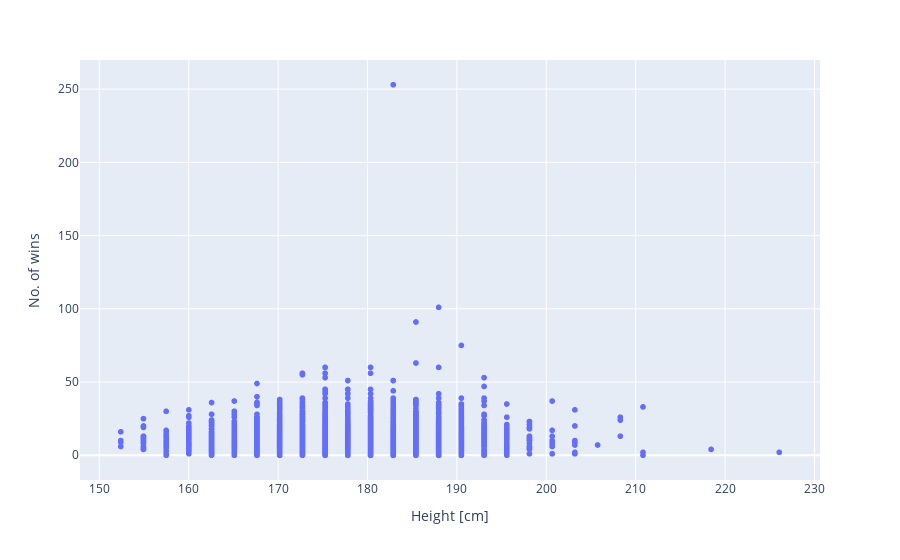

The cell this chart's notebook holds for it:
### Markdown cell above
### Finding the relation between height and winning fights

### Code cell
fig3 = px.scatter(df, x="height_cm", y="wins",
                 labels = {"height_cm": "Height [cm]", "wins": "No. of wins"}) 
fig3.show()

### Figure 1 — Plotly figure (JSON) as saved in the notebook; plotly's stock layout.template omitted (floating-point values rounded to 4 significant figures; data arrays with more than 128 entries replaced by an {"elided": "..."} marker saying what was removed)
{"data": [{"hovertemplate": "Height [cm]=%{x}<br>No. of wins=%{y}<extra></extra>", "legendgroup": "", "marker": {"color": "#636efa", "symbol": "circle"}, "mode": "markers", "name": "", "showlegend": false, "type": "scattergl", "x": {"elided": "4111 float values"}, "xaxis": "x", "y": {"elided": "4111 int values"}, "yaxis": "y"}], "layout": {"legend": {"tracegroupgap": 0}, "margin": {"t": 60}, "xaxis": {"anchor": "y", "domain": [0, 1], "title": {"text": "Height [cm]"}}, "yaxis": {"anchor": "x", "domain": [0, 1], "title": {"text": "No. of wins"}}}}
